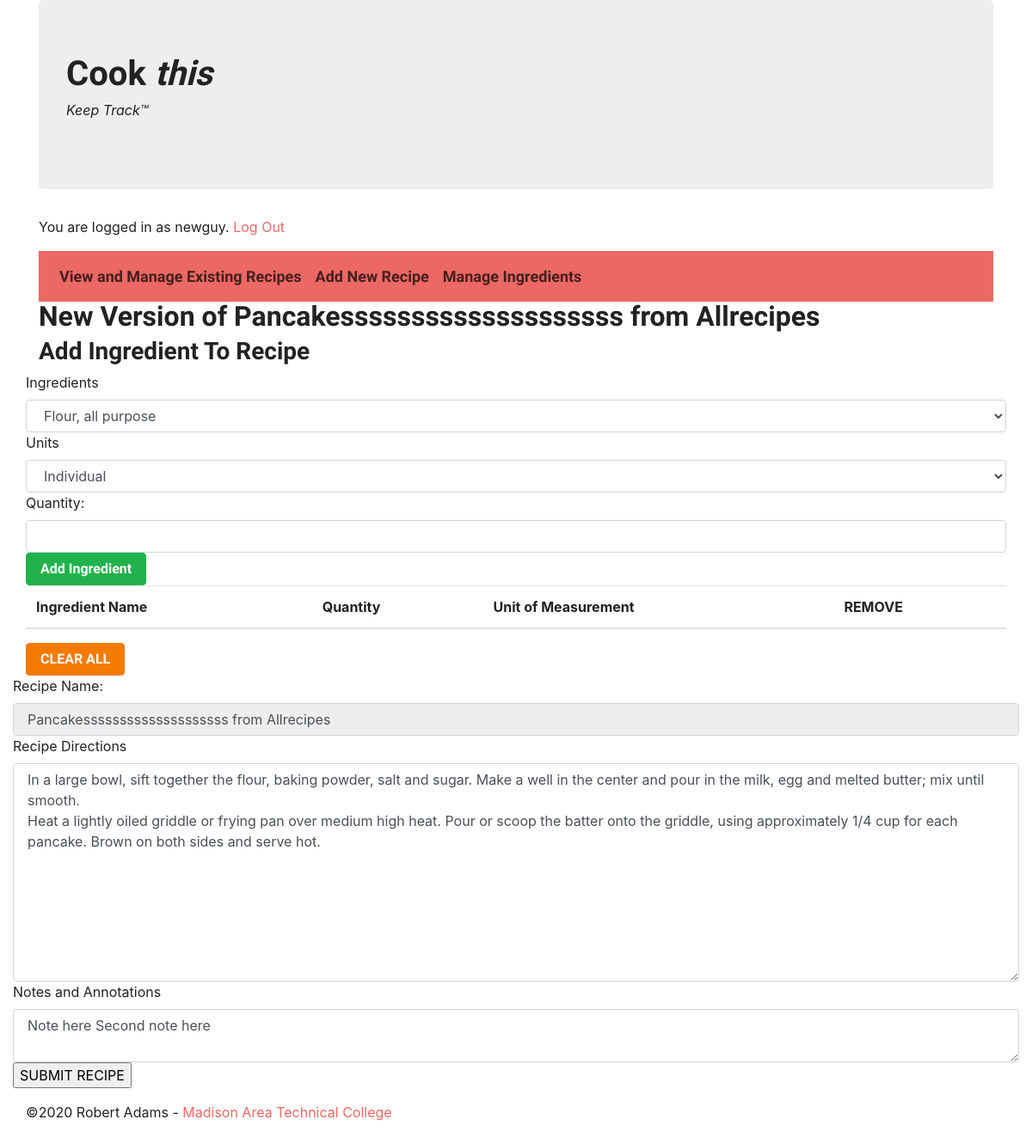
The page /addVersion.php?recipe_name=Pancakessssssssssssssssssss from Allrecipes&recipe_id=2&clearTemp=true (signed in) on the database its author committed.
### tables this page shows
CREATE TABLE `recipes` (
  `recipe_id` int(11) NOT NULL AUTO_INCREMENT,
  `user_id` int(11) NOT NULL,
  `time_posted` datetime NOT NULL,
  `recipe_name` varchar(55) NOT NULL,
  `recipe_procedure` varchar(2500) NOT NULL,
  `notes` varchar(250) NOT NULL,
  PRIMARY KEY (`recipe_id`,`user_id`,`time_posted`),
  KEY `recipes_users` (`user_id`),
  CONSTRAINT `recipes_users` FOREIGN KEY (`user_id`) REFERENCES `users` (`user_id`)
);

### addVersion.php (the view, shortened to what this page needs)
<?php
require_once('header.php');
    $user_id = $_SESSION['user_id'];
    $dbc = mysqli_connect(DB_HOST, DB_USER, DB_PASSWORD, DB_NAME)
				or die('Could not connect to db!');
	if (isset($_GET['recipe_name']) && isset($_GET['recipe_id']) && !isset($_GET['removed']))
	{
		$recipe_name = $_GET['recipe_name'];
		$recipe_id = $_GET['recipe_id'];
	}
	if (isset($_POST['recipe_name']))
	{
		$recipe_name = $_POST['recipe_name'];
		$recipe_id = $_POST['recipe_id'];
	}
	else if (isset($_GET['recipe_name']))
	{
		$recipe_name = $_GET['recipe_name'];
		$recipe_id = $_GET['recipe_id'];
	}
    echo '<h2>New Version of ' . $recipe_name . '</h2>';
?>
		<h3>Add Ingredient To Recipe</h3>
		<form action="<?php echo $_SERVER['PHP_SELF'] . '?recipe_id=' . $recipe_id;?>" method="post">
		<div class="form-group row">
<?php
	echo'<label for="ingredients">Ingredients</label>';
	echo'<select class="form-control" name="ingId" id="ingredients">';
	$get_ings_query = "SELECT ingredient_id, ingredient_name FROM ingredients "
			. "WHERE user_id = $user_id";
	$ing_result = mysqli_query($dbc, $get_ings_query)
			or die('could not get ingredients from ingredients table');
	while ($ing_rows = mysqli_fetch_array($ing_result))
	{
		echo'<option value="' . $ing_rows['ingredient_id'] . '">' . $ing_rows['ingredient_name'] . '</option>';
	}
	echo'</select>';
	echo'<label for="units">Units</label>';
	echo'<select class="form-control" name="unitId" id="units">';
	$get_units_query = "SELECT unit_id, unit_name FROM units";
	$units_result = mysqli_query($dbc, $get_units_query)
			or die('could not get units from table');
	while ($units_rows = mysqli_fetch_array($units_result))
	{
		echo'<option value="' . $units_rows['unit_id'] . '">' . $units_rows['unit_name'] . '</option>';
	}
	echo'</select>';
?>
		<label for="quantity">Quantity:</label>
		<input type="number"  class="form-control" step=".01" id="quantity" name="ingQty">
		<input type="submit" class="btn btn-success" name="ingredient_submit" value="Add Ingredient">
		</form>
        <table class="table table-hover">
		<thead>
			<tr>
				<th scope="col">Ingredient Name</th>
				<th scope="col">Quantity</th>
				<th scope="col">Unit of Measurement</th>
				<th scope="col">REMOVE</th>
			</tr>
		</thead>
</table>
		<form action="<?php echo $_SERVER['PHP_SELF'];?>" method="post">
			<input type="submit" class="btn btn-danger" name="clear_table" value="CLEAR ALL">
		</form>
<?php
	if (isset($_GET['recipe_id']))
	{
		$get_procedure_query = "SELECT recipe_procedure, notes FROM recipes WHERE recipe_id = $recipe_id";
		$get_procedure = mysqli_query($dbc, $get_procedure_query)
				or die('Could not get procudure and notes');
		$result = mysqli_fetch_array($get_procedure);
		$procedure = $result['recipe_procedure'];
		$notes = $result['notes'];
	}
	else
	{
		$procedure = '';
		$notes = '';
	}
?>
		<form action="<?php echo $_SERVER['PHP_SELF'];?>" method="post">
			<div class="form-group row">
			<label for="recipe_name">Recipe Name:</label>
			<input type="text" class="form-control" id="recipe_name" name="recipe_name" value="<?php echo $recipe_name;?>" disabled>
			<label for="directions">Recipe Directions</label>
			<textarea id="directions" class="form-control" rows="10" name="directions"><?php echo $procedure;?></textarea>
			<label for="notes">Notes and Annotations</label>
			<textarea id="notes" class="form-control" name="notes"><?php echo $notes;?></textarea>
			<input type="submit" name="recipe_submit" value="SUBMIT RECIPE">
		</div>
		</form>
<?php
require_once('footer.php');
?>

### rows shown on the page
recipes: directions "In a large bowl, sift together the flour, baking powder, salt and sugar. Make a well in the center and pour in the milk, egg and melted butter; mix until smooth. Heat a lightly oiled griddle or frying pan over medium high heat. Pour or scoop the batter onto the griddle, using approximately 1/4 cup for each pancake. Brown on both sides and serve hot.", notes "Note here Second note here"

### other values the page prints
$_SESSION['username'] "newguy"
$recipe_name "Pancakessssssssssssssssssss from Allrecipes"
form field ingId "Flour, all purpose"
form field unitId "Individual"
